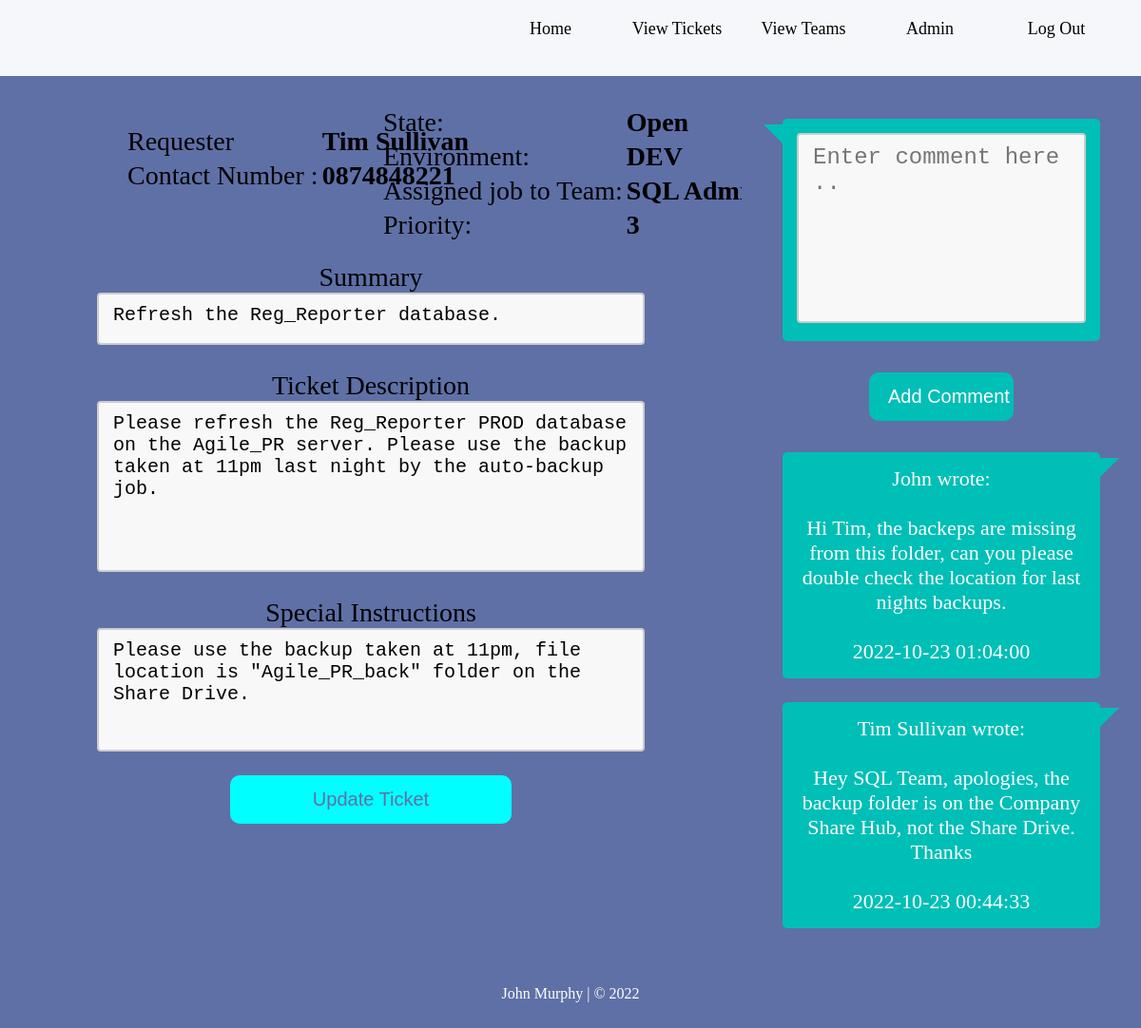
The page /ticket/9 (signed in) on the database as committed earlier.
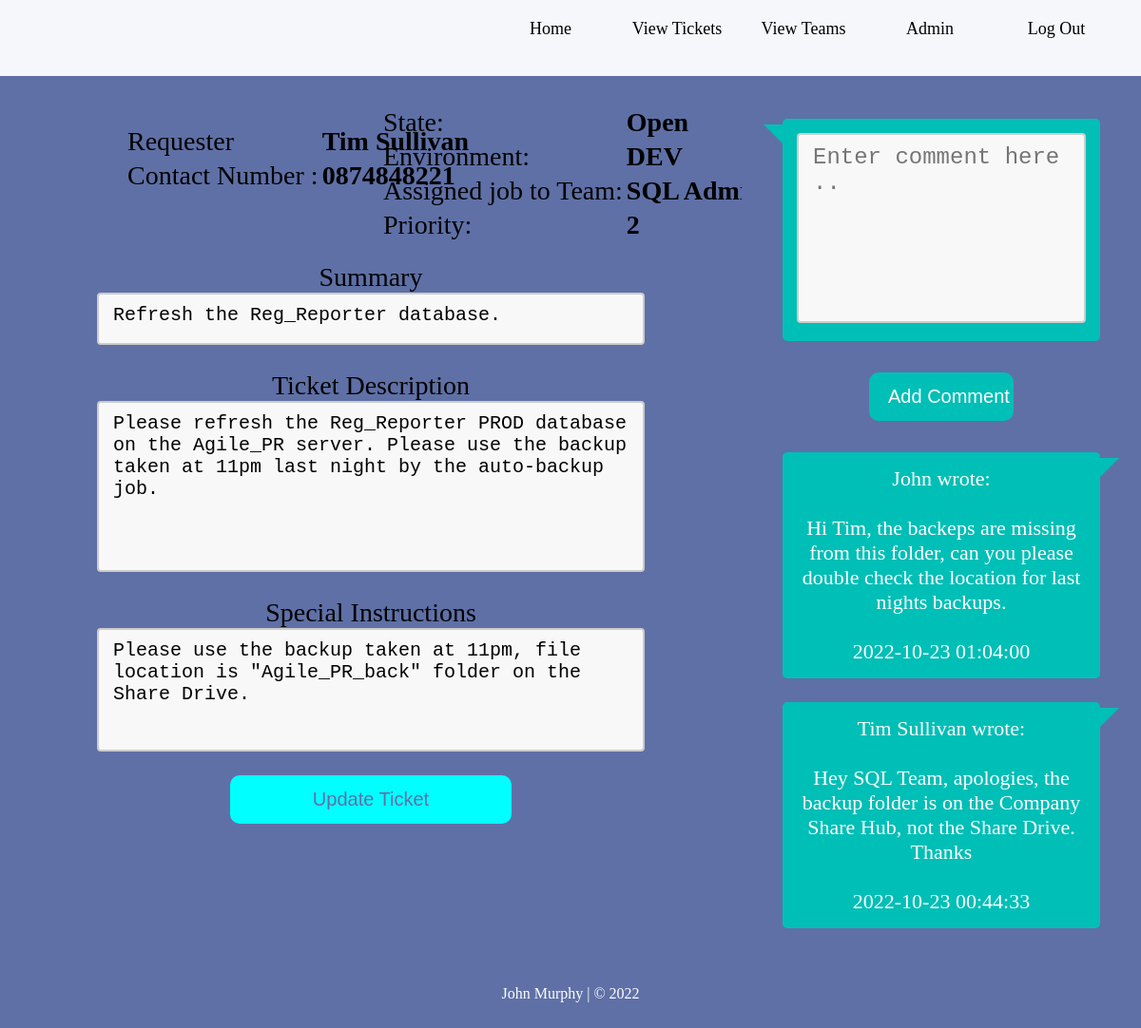
The same page on the database as committed later.
### TicketDB.py (models this page shows, shortened)
class Ticket(db.Model):
    __tablename__ = "tickettable"
    ticket_id = db.Column(db.Integer, primary_key=True, unique=True, autoincrement=True)
    user_id = db.Column(db.Integer, db.ForeignKey(User.user_id))
    ticket_user = db.relationship("User", backref='Ticket')
    ticket_created = db.Column(db.String(50), default=func.now())
    description = db.Column(db.String(300))
    state = db.Column(db.String(30), default="Open")
    team_id = db.Column(db.Integer, db.ForeignKey(Team.team_id))
    ticket_team = db.relationship("Team", backref='Ticket')
    contact_num = db.Column(db.String(20))
    priority = db.Column(db.Integer)
    summary = db.Column(db.String(80))
    environment = db.Column(db.String(50))
    ticket_sp_instruction = db.Column(db.String(200))

class User(db.Model):
    __tablename__ = "usertable"
    user_id = db.Column(db.Integer, primary_key=True, unique=True, autoincrement=True)
    username = db.Column(db.String(50))
    name = db.Column(db.String(50))
    email = db.Column(db.String(50), unique=True)
    jobTitle = db.Column(db.String(60))
    password = db.Column(db.String(12))
    dateCreated = db.Column(db.DATETIME, default=func.now())
    tasksComplete = db.Column(db.Integer)
    team_id = db.Column(db.Integer, db.ForeignKey(Team.team_id))
    team_user = db.relationship("Team", backref='User')

class Team(db.Model):
    __tablename__ = "teamtable"
    team_id = db.Column(db.Integer, primary_key=True, unique=True, autoincrement=True)
    team_name = db.Column(db.String(50), unique=True)
    team_category = db.Column(db.String(50))

### main.py (the view, shortened to what this page needs)
@app.route('/ticket/<int:chosen_ticket_id>', methods=['GET', 'POST'])
def viewTicket(chosen_ticket_id):
    ticketinfo = Ticket.query.with_entities(Ticket.ticket_id, Ticket.user_id,  User.name, Ticket.ticket_created,
                  Ticket.description, Ticket.state, Ticket.team_id, Team.team_name, User.email,
                 Ticket.contact_num, Ticket.priority, Ticket.summary, Ticket.environment, Ticket.ticket_sp_instruction)\
                 .join(Team,Ticket.team_id == Team.team_id).join(User, Ticket.user_id == User.user_id).filter\
        (Ticket.ticket_id == chosen_ticket_id).all()
    teamList = Team.query.all()
    allComments = TComment.query.with_entities(TComment.comm_id, TComment.ticket_id, TComment.comment, TComment.user_id, TComment
                  .timecreated, User.name).join(User, TComment.user_id == User.user_id).filter(TComment.ticket_id == chosen_ticket_id)\
                  .order_by(desc(TComment.timecreated)).all()
    if request.method == 'GET':
        if ticketinfo:
            return render_template('ticket.html', ticketinfo=ticketinfo, teamList=teamList, allComments=allComments)

### templates/ticket.html (shortened to what this page needs)
<!DOCTYPE html>
<html lang="en">
<head>
    <link rel="stylesheet" href="{{ url_for('static', filename='css/ttStyle.css') }}">
</head>
<body>
<div id="wrapper">
	<header id="head-home">
		<ul class="nav-links">
			<li id="header-links" class="link-buttons"><a href="/">Home</a></li>
			<li id="header-links" class="link-buttons"><a href="/opentickets">View Tickets</a></li>
			<li id="header-links" class="link-buttons"><a href="/teams">View Teams</a></li>
			<li id="header-links" class="link-buttons"><a href="/admin_data">Admin</a></li>
			<li id="header-links"class="link-buttons"><a href="/logout">Log Out</a></li>
		</ul>
	</header>
    <div id="tick_outer_holder">
    {% for ticket in ticketinfo %}
    <div id="tick_holder">
        <div id="tick_topleft">
            <table id="tick_info_table">
            <tr>
                <td>Requester</td>
                <td><b>{{ ticket.name }}</b></td>
            </tr>
            <tr>
                <td>Contact Number :</td>
                <td><b>{{ ticket.contact_num }}</b></td>
            </tr>
            </table>
        </div>
            <div id="tick_topright">
                 <table id="tick_info_table">
            <tr>
                <td>State:</td>
                <td><b>{{ ticket.state }}</b></td>
            </tr>
            <tr>
                <td>Environment:</td>
                <td><b>{{ ticket.environment }}</b></td>
            </tr>
            <tr>
                <td>Assigned job to Team:</td>
                <td><b>{{ ticket.team_name }}</b></td>
            </tr>
            <tr>
                <td>Priority:</td>
                <td><b>{{ ticket.priority }}</b></td>
            </tr>
            </table>
            </div>
            <div id="tick_summaryholder">
                <p>Summary </p>
                <textarea name = "summary" id="tick_text_summary" readonly>{{ticket.summary}}</textarea>
            </div>
            <div id="tick_descholder">
                <p>Ticket Description</p>
                <textarea name = "description" id="tick_text_desc" readonly >{{ticket.description}}</textarea>
            </div>
            <div id="tick_specialint">
                <p>Special Instructions</p>
                <textarea name = "ticket_sp_instruction" id="tick_text_specialint" readonly>{{ ticket.ticket_sp_instruction }}</textarea>
            </div>
            <div id="tick_buttoholder">
                <a href="/editticket/{{ ticket.ticket_id }}"><button id="ticketButton">Update Ticket</button></a>
            </div>
    </div>
    {% endfor %}
    <div id="tick_comment_holder">
        <form id="comment-form" action='' method = "POST">
            <div id="tick_entercomment_bubble">
    		    <textarea name = "comment" id="tick_enter_comment_box" placeholder="Enter comment here .." required></textarea>
		    </div>
        <input type = "submit" value = "Add Comment" id="comment_button">
        </form>
        {% for comment in allComments %}
            <div id="tick_comment_bubble">
                <p>{{ comment.name }} wrote: </p><br>
                <p>{{ comment.comment }}</p>
                <br>
                <p>{{ comment.timecreated }}</p>
            </div>
        {% endfor %}
    </div>
</div>
</div>
<footer>
	<p>John Murphy | &copy; 2022</p>
</footer>
</body>
</html>

Rows that differ between the two databases and show on the page:
changed Ticket "Open": priority "3" → "2"
